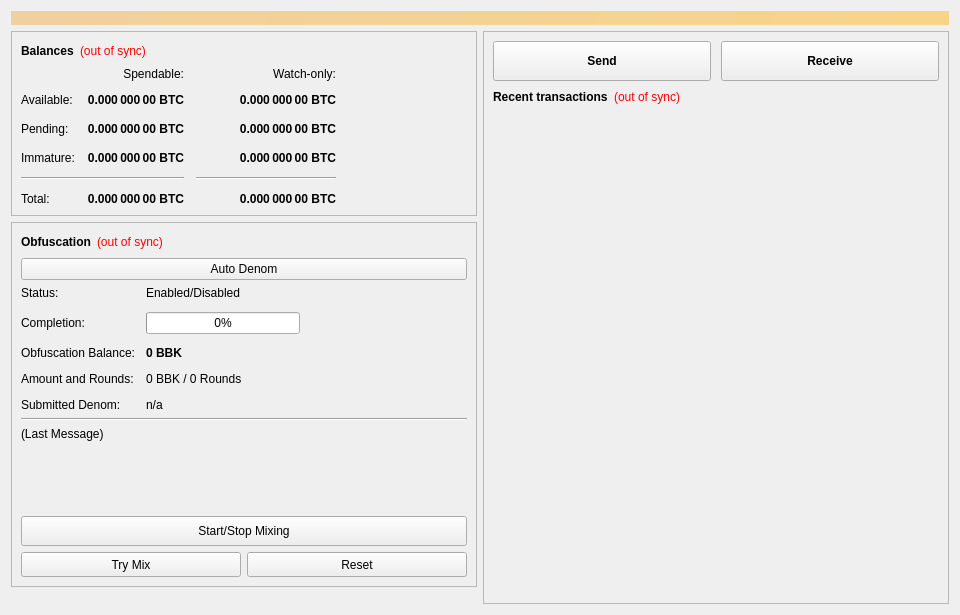
<?xml version="1.0" encoding="UTF-8"?>
<ui version="4.0">
 <class>OverviewPage</class>
 <widget class="QWidget" name="OverviewPage">
  <property name="geometry">
   <rect>
    <x>0</x>
    <y>0</y>
    <width>960</width>
    <height>615</height>
   </rect>
  </property>
  <property name="minimumSize">
   <size>
    <width>960</width>
    <height>0</height>
   </size>
  </property>
  <property name="windowTitle">
   <string>Form</string>
  </property>
  <layout class="QVBoxLayout" name="topLayout">
   <item>
    <widget class="QLabel" name="labelAlerts">
     <property name="visible">
      <bool>false</bool>
     </property>
     <property name="styleSheet">
      <string notr="true">background-color: qlineargradient(x1: 0, y1: 0, x2: 1, y2: 0, stop:0 #F0D0A0, stop:1 #F8D488); color:#000000;</string>
     </property>
     <property name="wordWrap">
      <bool>true</bool>
     </property>
     <property name="margin">
      <number>3</number>
     </property>
    </widget>
   </item>
   <item>
    <layout class="QHBoxLayout" name="horizontalLayout" stretch="1,1">
     <item>
      <layout class="QVBoxLayout" name="verticalLayout_2">
       <item>
        <widget class="QFrame" name="frame">
         <property name="frameShape">
          <enum>QFrame::StyledPanel</enum>
         </property>
         <property name="frameShadow">
          <enum>QFrame::Raised</enum>
         </property>
         <layout class="QVBoxLayout" name="verticalLayout_4">
          <item>
           <layout class="QHBoxLayout" name="horizontalLayout_4">
            <item>
             <widget class="QLabel" name="label_5">
              <property name="font">
               <font>
                <weight>75</weight>
                <bold>true</bold>
               </font>
              </property>
              <property name="text">
               <string>Balances</string>
              </property>
             </widget>
            </item>
            <item>
             <widget class="QLabel" name="labelWalletStatus">
              <property name="cursor">
               <cursorShape>WhatsThisCursor</cursorShape>
              </property>
              <property name="toolTip">
               <string>The displayed information may be out of date. Your wallet automatically synchronizes with the BitBlocks network after a connection is established, but this process has not completed yet.</string>
              </property>
              <property name="styleSheet">
               <string notr="true">QLabel { color: red; }</string>
              </property>
              <property name="text">
               <string notr="true">(out of sync)</string>
              </property>
              <property name="alignment">
               <set>Qt::AlignLeading|Qt::AlignLeft|Qt::AlignVCenter</set>
              </property>
             </widget>
            </item>
            <item>
             <spacer name="horizontalSpacer_3">
              <property name="orientation">
               <enum>Qt::Horizontal</enum>
              </property>
              <property name="sizeHint" stdset="0">
               <size>
                <width>40</width>
                <height>20</height>
               </size>
              </property>
             </spacer>
            </item>
           </layout>
          </item>
          <item>
           <layout class="QGridLayout" name="gridLayout">
            <property name="spacing">
             <number>12</number>
            </property>
            <item row="2" column="2">
             <widget class="QLabel" name="labelWatchPending">
              <property name="font">
               <font>
                <weight>75</weight>
                <bold>true</bold>
               </font>
              </property>
              <property name="cursor">
               <cursorShape>IBeamCursor</cursorShape>
              </property>
              <property name="toolTip">
               <string>Unconfirmed transactions to watch-only addresses</string>
              </property>
              <property name="text">
               <string notr="true">0.000 000 00 BTC</string>
              </property>
              <property name="alignment">
               <set>Qt::AlignRight|Qt::AlignTrailing|Qt::AlignVCenter</set>
              </property>
              <property name="textInteractionFlags">
               <set>Qt::LinksAccessibleByMouse|Qt::TextSelectableByKeyboard|Qt::TextSelectableByMouse</set>
              </property>
             </widget>
            </item>
            <item row="2" column="1">
             <widget class="QLabel" name="labelUnconfirmed">
              <property name="font">
               <font>
                <weight>75</weight>
                <bold>true</bold>
               </font>
              </property>
              <property name="cursor">
               <cursorShape>IBeamCursor</cursorShape>
              </property>
              <property name="toolTip">
               <string>Total of transactions that have yet to be confirmed, and do not yet count toward the spendable balance</string>
              </property>
              <property name="text">
               <string notr="true">0.000 000 00 BTC</string>
              </property>
              <property name="alignment">
               <set>Qt::AlignRight|Qt::AlignTrailing|Qt::AlignVCenter</set>
              </property>
              <property name="textInteractionFlags">
               <set>Qt::LinksAccessibleByMouse|Qt::TextSelectableByKeyboard|Qt::TextSelectableByMouse</set>
              </property>
             </widget>
            </item>
            <item row="3" column="2">
             <widget class="QLabel" name="labelWatchImmature">
              <property name="font">
               <font>
                <weight>75</weight>
                <bold>true</bold>
               </font>
              </property>
              <property name="cursor">
               <cursorShape>IBeamCursor</cursorShape>
              </property>
              <property name="toolTip">
               <string>Staked or masternode rewards in watch-only addresses that has not yet matured</string>
              </property>
              <property name="text">
               <string notr="true">0.000 000 00 BTC</string>
              </property>
              <property name="alignment">
               <set>Qt::AlignRight|Qt::AlignTrailing|Qt::AlignVCenter</set>
              </property>
              <property name="textInteractionFlags">
               <set>Qt::LinksAccessibleByMouse|Qt::TextSelectableByKeyboard|Qt::TextSelectableByMouse</set>
              </property>
             </widget>
            </item>
            <item row="4" column="0" colspan="2">
             <widget class="Line" name="lineSpendableBalance">
              <property name="orientation">
               <enum>Qt::Horizontal</enum>
              </property>
             </widget>
            </item>
            <item row="4" column="2">
             <widget class="Line" name="lineWatchBalance">
              <property name="sizePolicy">
               <sizepolicy hsizetype="Preferred" vsizetype="Fixed">
                <horstretch>0</horstretch>
                <verstretch>0</verstretch>
               </sizepolicy>
              </property>
              <property name="minimumSize">
               <size>
                <width>140</width>
                <height>0</height>
               </size>
              </property>
              <property name="orientation">
               <enum>Qt::Horizontal</enum>
              </property>
             </widget>
            </item>
            <item row="5" column="0">
             <widget class="QLabel" name="labelTotalText">
              <property name="text">
               <string>Total:</string>
              </property>
             </widget>
            </item>
            <item row="3" column="1">
             <widget class="QLabel" name="labelImmature">
              <property name="font">
               <font>
                <weight>75</weight>
                <bold>true</bold>
               </font>
              </property>
              <property name="cursor">
               <cursorShape>IBeamCursor</cursorShape>
              </property>
              <property name="toolTip">
               <string>Staked or masternode rewards that has not yet matured</string>
              </property>
              <property name="text">
               <string notr="true">0.000 000 00 BTC</string>
              </property>
              <property name="alignment">
               <set>Qt::AlignRight|Qt::AlignTrailing|Qt::AlignVCenter</set>
              </property>
              <property name="textInteractionFlags">
               <set>Qt::LinksAccessibleByMouse|Qt::TextSelectableByKeyboard|Qt::TextSelectableByMouse</set>
              </property>
             </widget>
            </item>
            <item row="2" column="3">
             <spacer name="horizontalSpacer_2">
              <property name="orientation">
               <enum>Qt::Horizontal</enum>
              </property>
              <property name="sizeHint" stdset="0">
               <size>
                <width>40</width>
                <height>20</height>
               </size>
              </property>
             </spacer>
            </item>
            <item row="3" column="0">
             <widget class="QLabel" name="labelImmatureText">
              <property name="text">
               <string>Immature:</string>
              </property>
             </widget>
            </item>
            <item row="5" column="1">
             <widget class="QLabel" name="labelTotal">
              <property name="font">
               <font>
                <weight>75</weight>
                <bold>true</bold>
               </font>
              </property>
              <property name="cursor">
               <cursorShape>IBeamCursor</cursorShape>
              </property>
              <property name="toolTip">
               <string>Your current total balance</string>
              </property>
              <property name="text">
               <string notr="true">0.000 000 00 BTC</string>
              </property>
              <property name="alignment">
               <set>Qt::AlignRight|Qt::AlignTrailing|Qt::AlignVCenter</set>
              </property>
              <property name="textInteractionFlags">
               <set>Qt::LinksAccessibleByMouse|Qt::TextSelectableByKeyboard|Qt::TextSelectableByMouse</set>
              </property>
             </widget>
            </item>
            <item row="5" column="2">
             <widget class="QLabel" name="labelWatchTotal">
              <property name="font">
               <font>
                <weight>75</weight>
                <bold>true</bold>
               </font>
              </property>
              <property name="cursor">
               <cursorShape>IBeamCursor</cursorShape>
              </property>
              <property name="toolTip">
               <string>Current total balance in watch-only addresses</string>
              </property>
              <property name="text">
               <string notr="true">0.000 000 00 BTC</string>
              </property>
              <property name="alignment">
               <set>Qt::AlignRight|Qt::AlignTrailing|Qt::AlignVCenter</set>
              </property>
              <property name="textInteractionFlags">
               <set>Qt::LinksAccessibleByMouse|Qt::TextSelectableByKeyboard|Qt::TextSelectableByMouse</set>
              </property>
             </widget>
            </item>
            <item row="0" column="2">
             <widget class="QLabel" name="labelWatchonly">
              <property name="text">
               <string>Watch-only:</string>
              </property>
              <property name="alignment">
               <set>Qt::AlignRight|Qt::AlignTrailing|Qt::AlignVCenter</set>
              </property>
             </widget>
            </item>
            <item row="1" column="0">
             <widget class="QLabel" name="labelBalanceText">
              <property name="text">
               <string>Available:</string>
              </property>
             </widget>
            </item>
            <item row="1" column="1">
             <widget class="QLabel" name="labelBalance">
              <property name="font">
               <font>
                <weight>75</weight>
                <bold>true</bold>
               </font>
              </property>
              <property name="cursor">
               <cursorShape>IBeamCursor</cursorShape>
              </property>
              <property name="toolTip">
               <string>Your current spendable balance</string>
              </property>
              <property name="text">
               <string notr="true">0.000 000 00 BTC</string>
              </property>
              <property name="alignment">
               <set>Qt::AlignRight|Qt::AlignTrailing|Qt::AlignVCenter</set>
              </property>
              <property name="textInteractionFlags">
               <set>Qt::LinksAccessibleByMouse|Qt::TextSelectableByKeyboard|Qt::TextSelectableByMouse</set>
              </property>
             </widget>
            </item>
            <item row="1" column="2">
             <widget class="QLabel" name="labelWatchAvailable">
              <property name="font">
               <font>
                <weight>75</weight>
                <bold>true</bold>
               </font>
              </property>
              <property name="cursor">
               <cursorShape>IBeamCursor</cursorShape>
              </property>
              <property name="toolTip">
               <string>Your current balance in watch-only addresses</string>
              </property>
              <property name="text">
               <string notr="true">0.000 000 00 BTC</string>
              </property>
              <property name="alignment">
               <set>Qt::AlignRight|Qt::AlignTrailing|Qt::AlignVCenter</set>
              </property>
              <property name="textInteractionFlags">
               <set>Qt::LinksAccessibleByMouse|Qt::TextSelectableByKeyboard|Qt::TextSelectableByMouse</set>
              </property>
             </widget>
            </item>
            <item row="2" column="0">
             <widget class="QLabel" name="labelPendingText">
              <property name="text">
               <string>Pending:</string>
              </property>
             </widget>
            </item>
            <item row="0" column="1">
             <widget class="QLabel" name="labelSpendable">
              <property name="text">
               <string>Spendable:</string>
              </property>
              <property name="alignment">
               <set>Qt::AlignRight|Qt::AlignTrailing|Qt::AlignVCenter</set>
              </property>
             </widget>
            </item>
           </layout>
          </item>
         </layout>
        </widget>
       </item>
       <item>
        <widget class="QFrame" name="frameObfuscation">
         <property name="minimumSize">
          <size>
           <width>0</width>
           <height>350</height>
          </size>
         </property>
         <property name="layoutDirection">
          <enum>Qt::LeftToRight</enum>
         </property>
         <property name="frameShape">
          <enum>QFrame::StyledPanel</enum>
         </property>
         <property name="frameShadow">
          <enum>QFrame::Raised</enum>
         </property>
         <layout class="QVBoxLayout" name="verticalLayoutObfuscation">
          <item>
           <layout class="QHBoxLayout" name="horizontalLayout_5">
            <item>
             <widget class="QLabel" name="label_2">
              <property name="font">
               <font>
                <weight>75</weight>
                <bold>true</bold>
               </font>
              </property>
              <property name="text">
               <string>Obfuscation</string>
              </property>
             </widget>
            </item>
            <item>
             <widget class="QLabel" name="labelObfuscationSyncStatus">
              <property name="toolTip">
               <string>The displayed information may be out of date. Your wallet automatically synchronizes with the BitBlocks network after a connection is established, but this process has not completed yet.</string>
              </property>
              <property name="styleSheet">
               <string notr="true">QLabel { color: red; }</string>
              </property>
              <property name="text">
               <string notr="true">(out of sync)</string>
              </property>
              <property name="alignment">
               <set>Qt::AlignLeading|Qt::AlignLeft|Qt::AlignVCenter</set>
              </property>
             </widget>
            </item>
            <item>
             <spacer name="horizontalSpacer_4">
              <property name="orientation">
               <enum>Qt::Horizontal</enum>
              </property>
              <property name="sizeHint" stdset="0">
               <size>
                <width>40</width>
                <height>20</height>
               </size>
              </property>
             </spacer>
            </item>
           </layout>
          </item>
          <item>
            <widget class="QPushButton" name="runAutoDenom">
             <property name="visible">
              <bool>false</bool>
             </property>
             <property name="text">
               <string>Auto Denom</string>
             </property>
            </widget>
          </item>
          <item>
           <layout class="QFormLayout" name="formLayout">
            <property name="fieldGrowthPolicy">
             <enum>QFormLayout::AllNonFixedFieldsGrow</enum>
            </property>
            <property name="horizontalSpacing">
             <number>11</number>
            </property>
            <property name="verticalSpacing">
             <number>12</number>
            </property>
            <item row="0" column="0">
             <widget class="QLabel" name="label_6">
              <property name="text">
               <string>Status:</string>
              </property>
             </widget>
            </item>
            <item row="1" column="0">
             <widget class="QLabel" name="label_7">
              <property name="text">
               <string>Completion:</string>
              </property>
             </widget>
            </item>
            <item row="1" column="1">
             <widget class="QProgressBar" name="obfuscationProgress">
              <property name="maximumSize">
               <size>
                <width>154</width>
                <height>16777215</height>
               </size>
              </property>
              <property name="value">
               <number>0</number>
              </property>
             </widget>
            </item>
            <item row="2" column="0">
             <widget class="QLabel" name="labelAnonymizedText">
              <property name="text">
               <string>Obfuscation Balance:</string>
              </property>
             </widget>
            </item>
            <item row="2" column="1">
             <widget class="QLabel" name="labelAnonymized">
              <property name="font">
               <font>
                <weight>75</weight>
                <bold>true</bold>
               </font>
              </property>
              <property name="text">
               <string notr="true">0 BBK</string>
              </property>
             </widget>
            </item>
            <item row="3" column="0">
             <widget class="QLabel" name="label_8">
              <property name="text">
               <string>Amount and Rounds:</string>
              </property>
             </widget>
            </item>
            <item row="3" column="1">
             <widget class="QLabel" name="labelAmountRounds">
              <property name="text">
               <string>0 BBK / 0 Rounds</string>
              </property>
             </widget>
            </item>
            <item row="4" column="0">
             <widget class="QLabel" name="label_9">
              <property name="text">
               <string>Submitted Denom:</string>
              </property>
             </widget>
            </item>
            <item row="4" column="1">
             <widget class="QLabel" name="labelSubmittedDenom">
              <property name="toolTip">
               <string>The denominations you submitted to the Masternode.&lt;br&gt;To mix, other users must submit the exact same denominations.</string>
              </property>
              <property name="text">
               <string>n/a</string>
              </property>
             </widget>
            </item>
            <item row="0" column="1">
             <widget class="QLabel" name="obfuscationEnabled">
              <property name="text">
               <string>Enabled/Disabled</string>
              </property>
             </widget>
            </item>
           </layout>
          </item>
          <item>
           <widget class="Line" name="lineLastMessage">
            <property name="orientation">
             <enum>Qt::Horizontal</enum>
            </property>
           </widget>
          </item>
          <item>
           <widget class="QLabel" name="obfuscationStatus">
            <property name="minimumSize">
             <size>
              <width>288</width>
              <height>43</height>
             </size>
            </property>
            <property name="text">
             <string>(Last Message)</string>
            </property>
            <property name="alignment">
             <set>Qt::AlignLeading|Qt::AlignLeft|Qt::AlignTop</set>
            </property>
            <property name="wordWrap">
             <bool>true</bool>
            </property>
           </widget>
          </item>
          <item>
           <spacer name="verticalSpacer_Obfuscation">
            <property name="orientation">
             <enum>Qt::Vertical</enum>
            </property>
            <property name="sizeHint" stdset="0">
             <size>
              <width>20</width>
              <height>40</height>
             </size>
            </property>
           </spacer>
          </item>
          <item>
           <widget class="QPushButton" name="toggleObfuscation">
            <property name="sizePolicy">
             <sizepolicy hsizetype="MinimumExpanding" vsizetype="Fixed">
              <horstretch>0</horstretch>
              <verstretch>0</verstretch>
             </sizepolicy>
            </property>
            <property name="minimumSize">
             <size>
              <width>0</width>
              <height>30</height>
             </size>
            </property>
            <property name="text">
             <string>Start/Stop Mixing</string>
            </property>
           </widget>
          </item>
          <item>
           <layout class="QHBoxLayout" name="horizontalLayout_ObfuscationButtons">
            <item>
             <widget class="QPushButton" name="obfuscationAuto">
              <property name="sizePolicy">
               <sizepolicy hsizetype="MinimumExpanding" vsizetype="Fixed">
                <horstretch>0</horstretch>
                <verstretch>0</verstretch>
               </sizepolicy>
              </property>
              <property name="minimumSize">
               <size>
                <width>0</width>
                <height>25</height>
               </size>
              </property>
              <property name="toolTip">
               <string>Try to manually submit a Obfuscation request.</string>
              </property>
              <property name="text">
               <string>Try Mix</string>
              </property>
             </widget>
            </item>
            <item>
             <widget class="QPushButton" name="obfuscationReset">
              <property name="sizePolicy">
               <sizepolicy hsizetype="MinimumExpanding" vsizetype="Fixed">
                <horstretch>0</horstretch>
                <verstretch>0</verstretch>
               </sizepolicy>
              </property>
              <property name="minimumSize">
               <size>
                <width>0</width>
                <height>25</height>
               </size>
              </property>
              <property name="toolTip">
               <string>Reset the current status of Obfuscation (can interrupt Obfuscation if it's in the process of Mixing, which can cost you money!)</string>
              </property>
              <property name="autoFillBackground">
               <bool>false</bool>
              </property>
              <property name="text">
               <string>Reset</string>
              </property>
             </widget>
            </item>
           </layout>
          </item>
         </layout>
        </widget>
       </item>
       <item>
        <spacer name="verticalSpacer">
         <property name="orientation">
          <enum>Qt::Vertical</enum>
         </property>
         <property name="sizeHint" stdset="0">
          <size>
           <width>20</width>
           <height>40</height>
          </size>
         </property>
        </spacer>
       </item>
      </layout>
     </item>
     <item>
      <layout class="QVBoxLayout" name="verticalLayout_3">
       <item>
        <widget class="QFrame" name="frame_2">
         <property name="sizePolicy">
          <sizepolicy hsizetype="Preferred" vsizetype="Expanding">
           <horstretch>0</horstretch>
           <verstretch>0</verstretch>
          </sizepolicy>
         </property>
         <property name="frameShape">
          <enum>QFrame::StyledPanel</enum>
         </property>
         <property name="frameShadow">
          <enum>QFrame::Raised</enum>
         </property>
         <layout class="QVBoxLayout" name="verticalLayout">
          <item>
           <layout class="QHBoxLayout" name="horizontalLayout_QuickActions">
            <property name="spacing">
             <number>10</number>
            </property>
            <item>
             <widget class="QPushButton" name="buttonOverviewSend">
              <property name="minimumSize">
               <size>
                <width>0</width>
                <height>40</height>
               </size>
              </property>
              <property name="font">
               <font>
                <weight>75</weight>
                <bold>true</bold>
               </font>
              </property>
              <property name="text">
               <string>Send</string>
              </property>
              <property name="icon">
               <iconset resource="../bitblocks.qrc">
                <normaloff>:/icons/send</normaloff>:/icons/send</iconset>
              </property>
              <property name="iconSize">
               <size>
                <width>24</width>
                <height>24</height>
               </size>
              </property>
             </widget>
            </item>
            <item>
             <widget class="QPushButton" name="buttonOverviewReceive">
              <property name="minimumSize">
               <size>
                <width>0</width>
                <height>40</height>
               </size>
              </property>
              <property name="font">
               <font>
                <weight>75</weight>
                <bold>true</bold>
               </font>
              </property>
              <property name="text">
               <string>Receive</string>
              </property>
              <property name="icon">
               <iconset resource="../bitblocks.qrc">
                <normaloff>:/icons/receiving_addresses</normaloff>:/icons/receiving_addresses</iconset>
              </property>
              <property name="iconSize">
               <size>
                <width>24</width>
                <height>24</height>
               </size>
              </property>
             </widget>
            </item>
           </layout>
          </item>
          <item>
           <layout class="QHBoxLayout" name="horizontalLayout_2">
            <item>
             <widget class="QLabel" name="label_4">
              <property name="font">
               <font>
                <weight>75</weight>
                <bold>true</bold>
               </font>
              </property>
              <property name="text">
               <string>Recent transactions</string>
              </property>
             </widget>
            </item>
            <item>
             <widget class="QLabel" name="labelTransactionsStatus">
              <property name="cursor">
               <cursorShape>WhatsThisCursor</cursorShape>
              </property>
              <property name="toolTip">
               <string>The displayed information may be out of date. Your wallet automatically synchronizes with the BitBlocks network after a connection is established, but this process has not completed yet.</string>
              </property>
              <property name="styleSheet">
               <string notr="true">QLabel { color: red; }</string>
              </property>
              <property name="text">
               <string notr="true">(out of sync)</string>
              </property>
              <property name="alignment">
               <set>Qt::AlignRight|Qt::AlignTrailing|Qt::AlignVCenter</set>
              </property>
             </widget>
            </item>
            <item>
             <spacer name="horizontalSpacer">
              <property name="orientation">
               <enum>Qt::Horizontal</enum>
              </property>
              <property name="sizeHint" stdset="0">
               <size>
                <width>40</width>
                <height>20</height>
               </size>
              </property>
             </spacer>
            </item>
           </layout>
          </item>
          <item>
           <widget class="QListView" name="listTransactions">
            <property name="styleSheet">
             <string notr="true">QListView { background: transparent; }</string>
            </property>
            <property name="frameShape">
             <enum>QFrame::NoFrame</enum>
            </property>
            <property name="verticalScrollBarPolicy">
             <enum>Qt::ScrollBarAlwaysOff</enum>
            </property>
            <property name="horizontalScrollBarPolicy">
             <enum>Qt::ScrollBarAlwaysOff</enum>
            </property>
            <property name="selectionMode">
             <enum>QAbstractItemView::NoSelection</enum>
            </property>
           </widget>
          </item>
         </layout>
        </widget>
       </item>
      </layout>
     </item>
    </layout>
   </item>
  </layout>
 </widget>
 <resources/>
 <connections/>
</ui>
